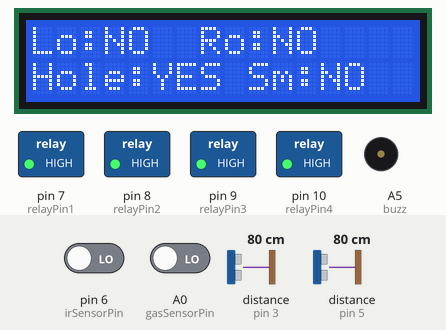
Recording of a sketch running on a simulated Arduino Uno, built with avr-gcc and run on an emulated ATmega328P. Parts: 16×2 character LCD, switched loads named in the sketch (green lamp = pin HIGH), buzzer (waves = sounding, pin HIGH). Wiring (inferred from the names in the program): 2 × ultrasonic range finder: trigger pin 2, echo pin 3 / trigger pin 4, echo pin 5. The inputs (shaded band) are chosen by the test bench; at power-on: pin 6 (irSensorPin) LOW, distance to the obstacle (sensors on pin 3, pin 5) 80 cm, A0 (gasSensorPin) LOW. The echo pulse lasts 58.3 µs per cm; pins used as bus, display or sensor lines are not drawn; what the sketch prints to the serial monitor is not drawn.

Above: at 6.2 s.
6.3 s: pin 6 (irSensorPin) driven HIGH
At 7.0 s:
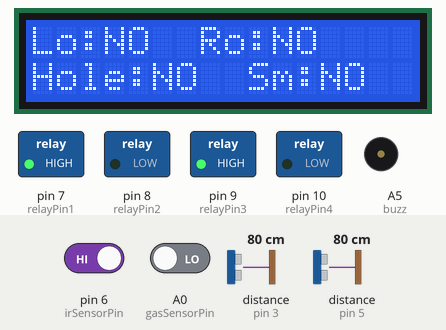
8.3 s: distance to the obstacle (sensor on pin 3) set to 22 cm
10.3 s: distance to the obstacle (sensor on pin 3) set to 19 cm
At 11.4 s:
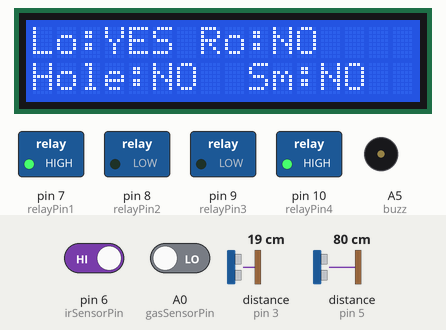
12.3 s: distance to the obstacle (sensor on pin 5) set to 2 cm
At 13.2 s:
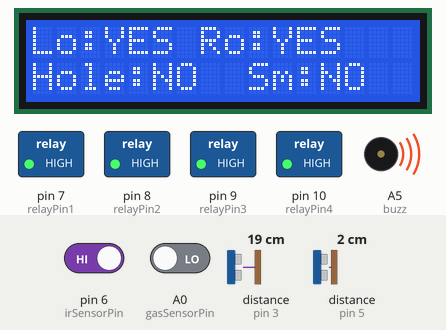
17.2 s: distance to the obstacle (sensor on pin 3) set to 35 cm
At 18.6 s:
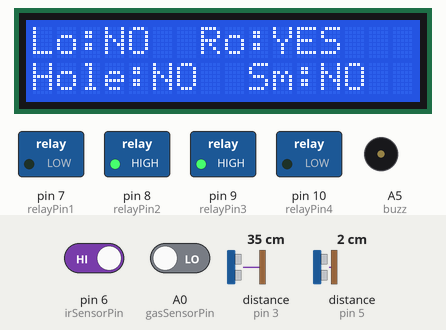
19.2 s: A0 (gasSensorPin) driven HIGH
At 20.0 s:
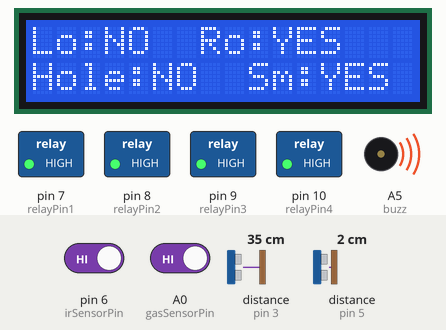
Timing chart, 0 to 24.8 s (numbered marks = the images above; inputs shaded):
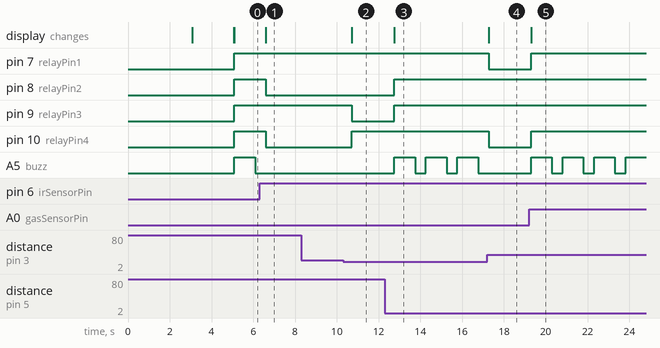

The sketch:

Obstacle_avoiding_car.ino
```cpp
#include <LiquidCrystal.h> // Include LCD library

// Define pins for ultrasonic sensors
const int trigPinLeft = 2;
const int echoPinLeft = 3;
const int trigPinRight = 4;
const int echoPinRight = 5;

// Define pin for IR sensor
const int irSensorPin = 6;

// Define pin for gas sensor
const int gasSensorPin = A0;

// Define pins for relays
const int relayPin1 = 7;
const int relayPin2 = 8;
const int relayPin3 = 9;
const int relayPin4 = 10;

// Define pins for LCD
const int rs = 11;
const int en = 12;
const int d4 = A1;
const int d5 = A2;
const int d6 = A3;
const int d7 = 13;

// buzzer pin
const int buzz= A5;
// Initialize the LCD library
LiquidCrystal lcd(rs, en, d4, d5, d6, d7);

// Track the last movement state to avoid duplicate messages
String lastMovement = "";

void setup() {
  // Initialize serial communication
  Serial.begin(9600);

  // Initialize the LCD
  lcd.begin(16, 2);
  Serial.println("System is Ready");
  lcd.setCursor(0, 0);
  lcd.print("Autonomous");
  lcd.setCursor(0, 1);
  lcd.print("Vehicle");
  delay(3000);
  lcd.clear();
  lcd.print("System Ready");
  delay(2000);
  lcd.clear();

  // Set ultrasonic sensor pins as input/output
  pinMode(trigPinLeft, OUTPUT);
  pinMode(echoPinLeft, INPUT);
  pinMode(trigPinRight, OUTPUT);
  pinMode(echoPinRight, INPUT);

  // Set IR sensor pin as input
  pinMode(irSensorPin, INPUT);

  // Set gas sensor pin as input
  pinMode(gasSensorPin, INPUT);

  // Set relay pins as output
  pinMode(relayPin1, OUTPUT);
  pinMode(relayPin2, OUTPUT);
  pinMode(relayPin3, OUTPUT);
  pinMode(relayPin4, OUTPUT);
  // buzzer pi
  pinMode(buzz,OUTPUT);
}

long readUltrasonicDistance(int trigPin, int echoPin) {
  digitalWrite(trigPin, LOW);
  delayMicroseconds(2);
  digitalWrite(trigPin, HIGH);
  delayMicroseconds(10);
  digitalWrite(trigPin, LOW);

  long duration = pulseIn(echoPin, HIGH);
  long distance = duration * 0.034 / 2; // Convert to cm
  return distance;
}

void loop() {
  // Read distances from ultrasonic sensors
  long distanceLeft = readUltrasonicDistance(trigPinLeft, echoPinLeft);
  long distanceRight = readUltrasonicDistance(trigPinRight, echoPinRight);

  // Prepare messages for display
  String leftStatus = (distanceLeft < 20) ? "YES" : "NO ";
  String rightStatus = (distanceRight < 20) ? "YES" : "NO ";

  // Check IR sensor for path hole
  int irValue = digitalRead(irSensorPin);
  String pathHoleStatus = (irValue == HIGH) ? "NO " : "YES";

  // Check gas sensor for smoke
  int gasValue = digitalRead(gasSensorPin);
  Serial.print(gasValue);
  String smokeStatus = (gasValue == HIGH) ? "YES" : "NO ";
  // Print messages in a structured format
  lcd.setCursor(0, 0);
  lcd.print("Lo:" + leftStatus + " Ro:" + rightStatus);

  lcd.setCursor(0, 1);
  lcd.print("Hole:" + pathHoleStatus + " Sm:" + smokeStatus);

  // Control relay based on sensor status

if(irValue == HIGH && gasValue == LOW){
		if(distanceRight <20 && distanceLeft <20) {
		controlRelay(1, 1, 1, 1, "Stopping");
    digitalWrite(buzz,HIGH);
    delay(1000);
    digitalWrite(buzz,LOW);
		}
		else if(distanceRight <20 && distanceLeft >20){
			controlRelay(0, 1, 1, 0, "Moving Left");
		}
		else if(distanceRight >20 && distanceLeft <20){
			controlRelay(1, 0, 0, 1, "Moving Right");
		}
		else{
		controlRelay(1, 0, 1, 0, "Moving Forward");

	}

}

else{
controlRelay(1, 1, 1, 1, "Stopping");
digitalWrite(buzz,HIGH);
delay(1000);
digitalWrite(buzz,LOW);
}
delay(500);

}

void controlRelay(bool R1, bool R2, bool R3, bool R4, String movement) {
  // Update relay states
  digitalWrite(relayPin1, R1);
  digitalWrite(relayPin2, R2);
  digitalWrite(relayPin3, R3);
  digitalWrite(relayPin4, R4);

  // Print movement status if it changes
  if (movement != lastMovement) {
    Serial.println("Action: " + movement);
    lastMovement = movement;
  }
}


///////   forward   0 1 0 1   -> 1 0 1 0
///////   backward  1 0 1 0   -> 0 1 0 1
///////   right     0 1 1 0   -> 1 0 0 1
///////   left      1 0 0 1   -> 0 1 1 0
///////   stop     `0 0 0 0   -> 1 1 1 1
```

Measured:
- the behaviour switches between 21 and 20 cm on distance to the obstacle (sensor on pin 3) (found by bisection; images 1 and 2)
- after the input at 6.3 s, pin 8 (relayPin2), pin 10 (relayPin4): HIGH → LOW after 0.30 s; A5 (buzz): stays LOW (without the input it goes to HIGH after 0.30 s); the display: changes after 0.30 s (image 1)
- after the input at 8.3 s, every drawn part: stays the same
- after the input at 10.3 s, pin 9 (relayPin3): HIGH → LOW after 0.40 s; pin 10 (relayPin4): LOW → HIGH after 0.40 s; the display: changes after 0.40 s (image 2)
- after the input at 12.3 s, pin 8 (relayPin2), pin 9 (relayPin3): LOW → HIGH after 0.44 s; A5 (buzz): alternates HIGH for 1.0 s and LOW for 0.51 s, starting after 0.44 s; the display: changes after 0.44 s (image 3)
- after the input at 17.2 s, pin 7 (relayPin1), pin 10 (relayPin4): HIGH → LOW after 0.07 s; A5 (buzz): stays LOW (without the input it goes to HIGH after 0.06 s); the display: changes after 0.07 s (image 4)
- after the input at 19.2 s, pin 7 (relayPin1), pin 10 (relayPin4): LOW → HIGH after 0.10 s; A5 (buzz): alternates HIGH for 1.0 s and LOW for 0.51 s, starting after 0.10 s; the display: changes after 0.10 s (image 5)
